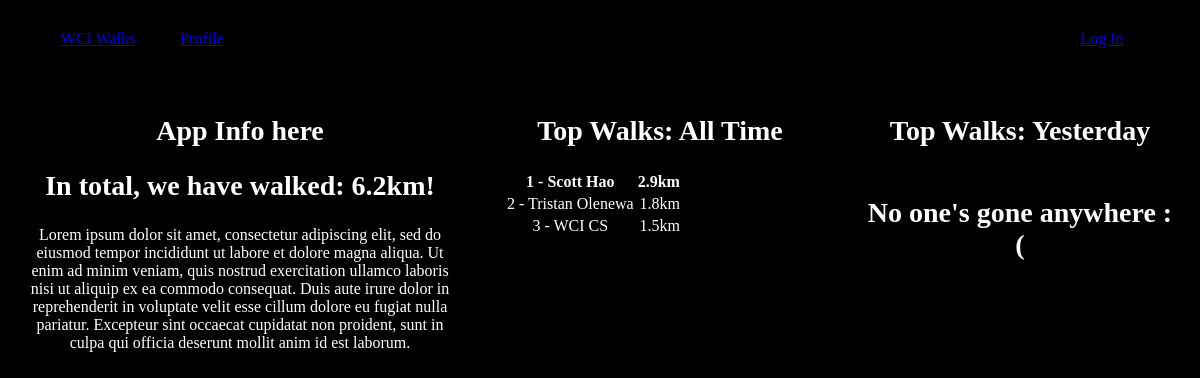
Before: / with the older database file.
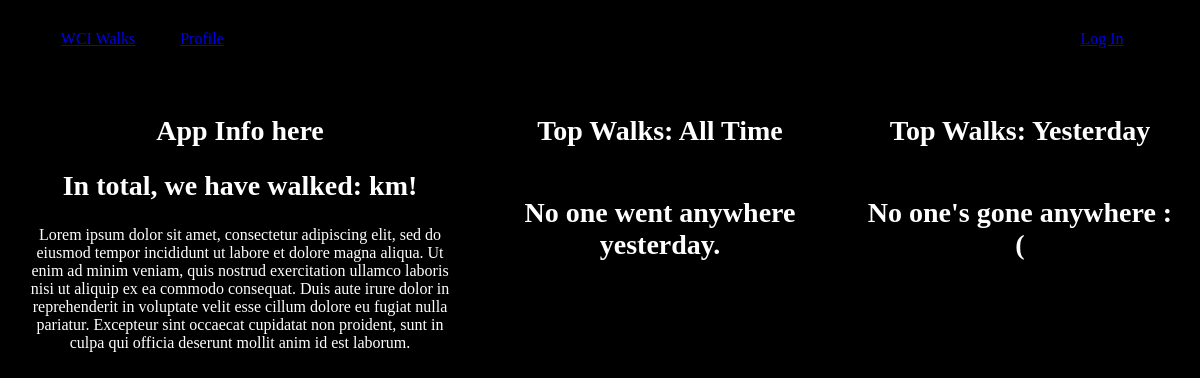
After: the same page with the newer database file.
### tables this page shows
CREATE TABLE total (
    distance INTEGER
);

CREATE TABLE users (
    id TEXT PRIMARY KEY,
    email TEXT UNIQUE NOT NULL,
    username TEXT NOT NULL,
    distance INTEGER NOT NULL,
    active TINYINT DEFAULT 1
);

### application/controllers/index.py (the view)
@bp.route('/', methods=('GET',))
def home():
    db = database.get_db()
    total = db.execute(
        'SELECT * FROM total'
    ).fetchone()
    return render_template(
        'index.html',
        alltimeleaderboard=get_all_time_leaderboard(),
        yesterdayleaderboard=get_day_leaderboard(datetime.date.today()-datetime.timedelta(days=1)),
        total=total
    )

### application/models/database.py (called while the page is built)
def get_db():
    if 'db' not in g:
        g.db = sqlite3.connect(
            current_app.config['DB'], detect_types=sqlite3.PARSE_DECLTYPES
        )
        g.db.row_factory = sqlite3.Row
    return g.db

def teardown_db(err=None):
    db = g.pop('db', None)
    if db is not None:
        db.close()

### application/templates/utils.py (called while the page is built)
def get_all_time_leaderboard():
    db = database.get_db()
    userdistances = db.execute(
        "SELECT username, distance FROM users;"
    ).fetchall()
    userdistances.sort(key=lambda user: user[1], reverse=True)
    return userdistances[:15]

def get_day_leaderboard(date):
    db = database.get_db()
    userdistances = db.execute(
        "SELECT username, distance FROM walks WHERE walkdate=?;", (date,)
    ).fetchall()
    userdistances.sort(key=lambda user: user[1], reverse=True)
    return userdistances[:10]

### application/templates/index.html
{% extends "utils/layout.html" %}
{% block body %}
    <div class='columns'>
        <div class="column appinfo">
            <h2>App Info here</h2>
            <h2>In total, we have walked: {{ total['distance'] }}km!</h2>
            <p>Lorem ipsum dolor sit amet,
                consectetur adipiscing elit,
                sed do eiusmod tempor incididunt
                ut labore et dolore magna aliqua.
                Ut enim ad minim veniam, quis
                nostrud exercitation ullamco
                laboris nisi ut aliquip ex ea
                commodo consequat. Duis aute irure
                dolor in reprehenderit in
                voluptate velit esse cillum dolore
                eu fugiat nulla pariatur.
                Excepteur sint occaecat cupidatat
                non proident, sunt in culpa qui
                officia deserunt mollit anim id
                est laborum.</p>
        </div>
        <div class="column leaderboard">
            <h2>Top Walks: All Time</h2>
            <table>
                {% if alltimeleaderboard|length > 0 and alltimeleaderboard[0][1] > 0 %}
                    <tr class="bold"><td>1 - {{alltimeleaderboard[0][0]}}</td><td class="d">{{alltimeleaderboard[0][1]}}km</td></tr>
                    {% for i in range(1, [alltimeleaderboard|length, 21] | min) %}
                        {% if alltimeleaderboard[i][1]>0 %}<tr><td>{{i+1}} - {{alltimeleaderboard[i][0]}}</td><td class="d">{{alltimeleaderboard[i][1]}}km</td></tr>{% endif %}
                    {% endfor %}
                {% else %}
                    <tr><td><h2>No one went anywhere yesterday.</h2></td></tr>
                {% endif %}
            </table>
        </div>
        <div class="column leaderboard">
            <h2>Top Walks: Yesterday</h2>
            <table>
                {% if yesterdayleaderboard|length > 0 and yesterdayleaderboard[0][1] > 0 %}
                    <tr class="bold"><td>1 - {{yesterdayleaderboard[0][0]}}</td><td class="d">{{yesterdayleaderboard[0][1]}}km</td></tr>
                    {% for i in range(1, [yesterdayleaderboard|length, 21] | min) %}
                        {% if yesterdayleaderboard[i][1]>0 %}<tr><td>{{i+1}} - {{yesterdayleaderboard[i][0]}}</td><td class="d">{{yesterdayleaderboard[i][1]}}km</td></tr>{% endif %}
                    {% endfor %}
                {% else %}
                    <tr><td><h2>No one's gone anywhere :(</h2></td></tr>
                {% endif %}
            </table>
        </div>
    </div>
{% endblock %}

### application/templates/utils/layout.html (shortened to what this page needs)
<!DOCTYPE html>
<html height="100%">
    <head>
        <link rel="stylesheet" href="{{ url_for('static', filename='style.css') }}" type="text/css"/>
        <link rel="stylesheet" href="https://cdnjs.cloudflare.com/ajax/libs/font-awesome/4.7.0/css/font-awesome.min.css">
    </head>
    <body>
        {% include "utils/navbar.html" %}
        {% block body %}
        {% endblock %}
    </body>
</html>

### application/templates/utils/navbar.html
<nav>
    <ul>
        <li>
            <a href="/">WCI Walks</a>
        </li>
        <li>
            <a href="/users">Profile</a>
        </li>
        <li class="right">
            {% if current_user is defined and current_user.is_authenticated %}
                <a href="/users/logout">Log Out</a>
            {% else %}
                <a href="/users/login">Log In</a>
            {% endif %}
        </li>
    </ul>
</nav>

### application/static/style.css (style rules this page uses)
body { margin: 0; padding: 0; background-color: black; color: white; }
h2 { font-size: 1.75em; }
li { list-style-type: none; }
nav { width: 100%; }
nav ul { margin: 30px 0 15px 0; padding: 0 4% 0 4%; width: 92%; }
nav li { margin: 0; padding: 0; width: 100px; display: inline-block; text-align: center; }
.right { float: right; }
.columns { margin: 20px 0; overflow: auto; text-align: center; }
.column { box-sizing: border-box; margin: 0; padding: 2%; float: left; text-align: center; }
.appinfo { width: 40%; min-width: 200px; }
.leaderboard { width: 30%; min-width: 200px; }

Changed rows visible on the page:
removed total: distance "6.2"
removed users: username "Scott Hao", distance "2.9"
removed users: username "Tristan Olenewa", distance "1.8"
removed users: username "WCI CS", distance "1.5"
Other visible differences:
text no longer shown: "1 - km"
text now shown: "No one went anywhere yesterday."
list line gone: "2 - km"
list line gone: "3 - km"
